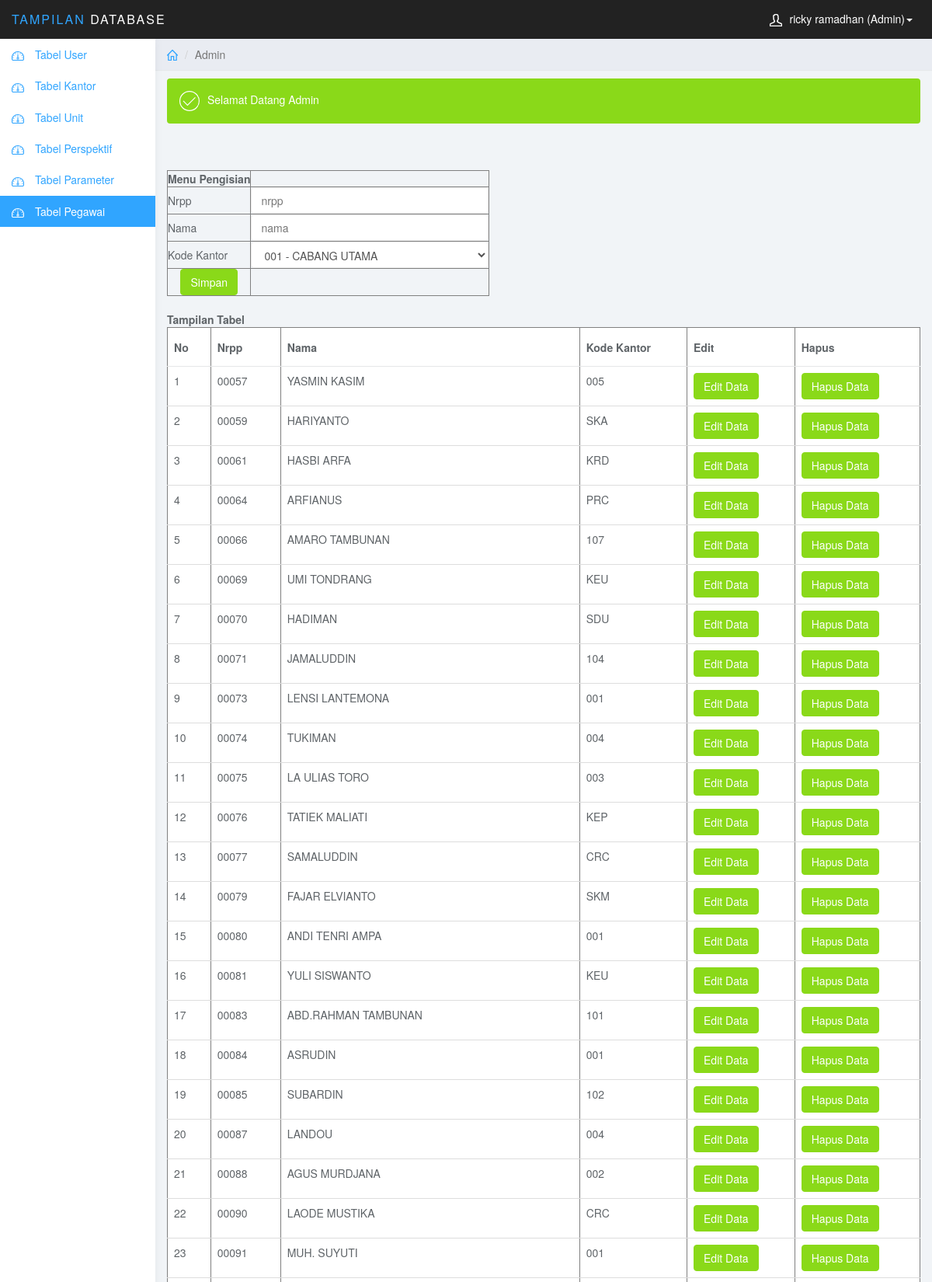
/penilaian_pegawai/admin/pegawai.php (signed in, upper part), run on the app's committed database.
### tables this page shows
CREATE TABLE `tbl_pegawai` (
  `nrpp` varchar(20) NOT NULL,
  `nama` varchar(70) NOT NULL,
  `kd_cabang` varchar(11) NOT NULL
);

### penilaian_pegawai/admin/pegawai.php (the view, shortened to what this page needs)
<!DOCTYPE html>
<html>
<head>
<link href="../user/css/bootstrap.min.css" rel="stylesheet">
<link href="../user/css/datepicker3.css" rel="stylesheet">
<link href="../user/css/styles.css" rel="stylesheet">
</head>
<body>
	<nav class="navbar navbar-inverse navbar-fixed-top" role="navigation">
		<div class="container-fluid">
			<div class="navbar-header">
				<a class="navbar-brand" href="#"><span>Tampilan</span> Database</a>
				<ul class="user-menu">
					<li class="dropdown pull-right">
						<a href="#" class="dropdown-toggle" data-toggle="dropdown"><svg class="glyph stroked male-user"><use xlink:href="#stroked-male-user"></use></svg><?php include'session.php'; echo $_SESSION['nama']; ?> (Admin)<span class="caret"></span></a>
					</li>
				</ul>
			</div>
		</div>
	</nav>
	<div id="sidebar-collapse" class="col-sm-3 col-lg-2 sidebar">
		<ul class="nav menu">
			<li class=""><a href="ubah.php" ><svg class="glyph stroked dashboard-dial"><use xlink:href="#stroked-dashboard-dial"></use></svg> Tabel User</a></li>
			<li class=""><a href="kantor.php"><svg class="glyph stroked dashboard-dial"><use xlink:href="#stroked-dashboard-dial"></use></svg> Tabel Kantor</a></li>
			<li class=""><a href="unit.php"><svg class="glyph stroked dashboard-dial"><use xlink:href="#stroked-dashboard-dial"></use></svg> Tabel Unit</a></li>
			<li class=""><a href="perspektif.php"><svg class="glyph stroked dashboard-dial"><use xlink:href="#stroked-dashboard-dial"></use></svg> Tabel Perspektif</a></li>
			<li class=""><a href="parameter.php"><svg class="glyph stroked dashboard-dial"><use xlink:href="#stroked-dashboard-dial"></use></svg> Tabel Parameter</a></li>
			<li class="active"><a href="pegawai.php"><svg class="glyph stroked dashboard-dial"><use xlink:href="#stroked-dashboard-dial"></use></svg> Tabel Pegawai</a></li>
  </ul>
	</div>
	<div class="col-sm-9 col-sm-offset-3 col-lg-10 col-lg-offset-2 main">
		<div class="row">
			<ol class="breadcrumb">
				<li><a href="#"><svg class="glyph stroked home"><use xlink:href="#stroked-home"></use></svg></a></li>
				<li class="active">Admin</li>
			</ol>
		</div>
		<div class="row">
			<div class="col-lg-12" style="margin-bottom: 10px;">
			</div>
		</div>
		<div class="row">
			<div class="col-lg-12">
				<div class="alert bg-success" role="alert">
					<svg class="glyph stroked checkmark"><use xlink:href="#stroked-checkmark"></use></svg>Selamat Datang Admin
				</div>
				<form action="" method="post">
                        <div class="table-responsive">
                                <table class="" border ="1">
                                    <tbody>
                                        <tr><td><center><strong>Menu Pengisian</strong></td></tr>
                                    	<tr><td>Nrpp        </td>
                                    	<td><input placeholder="nrpp" name="nrpp" class="form-control" type="text"></td></tr>
                                            <tr><br><td>Nama    </td>
                                    	<td><input placeholder="nama"  name="nama" class="form-control" type="text">
                                    		</td></tr>
                                        <tr><br><td>Kode Kantor    		  </td>
                                    	<td>
                                    		<select name="kd_cabang"  class="form-control">
                                    	<?php
											include '../config.php';
											$query = "SELECT * FROM tbl_kantor";
											$hasil = mysqli_query($konek,$query);
											while($data=mysqli_fetch_array($hasil)){
											  echo "<option value=$data[kd_kantor]>$data[kd_kantor] - $data[nm_kantor]</option>";
											}
											?></select></td></tr>
                                           <tr><td><center><button type="submit" class="btn btn-success" name="simpan">Simpan</button></td></tr>
                                    </tbody>
                        </table>
                        </div>
                    </div>
                </div>
				<br>
				<form action="" method="post">
                       <strong>Tampilan Tabel</strong>
                        <div class="table-responsive">
                                <table class="table " border="1">
                                    <thead>
                                        <tr>
                                        <th>No</th>
                                            <th>Nrpp</th>
                                            <th>Nama</th>
                                            <th>Kode Kantor</th>
                                       <th>Edit</th>
                                            <th>Hapus</th>
                                        </tr>
                                    </thead>
                                    <tbody>
                          <?php
                          echo '<tr>';
							include '../config.php';
							$i=0;
							$query = "SELECT * FROM tbl_pegawai";
							$hasil = mysqli_query($konek,$query);
							while($data = mysqli_fetch_array($hasil)){
								$i++;
					  		echo "<td class='txt-oflo'>".$i."</td>
					  			  <td class='txt-oflo'>".$data[0]."</td>
					  			  <td class='txt-oflo'>".$data[1]."</td>
					  			  <td class='txt-oflo'>".$data[2]."</td>
					  			  <td class='txt-oflo'><a class='btn btn-success' href='update_pegawai.php?id=$data[0]'>Edit Data</a></td>
							      <td class='txt-oflo'><a  class='btn btn-success' href='pegawai.php?tombol=delete&id=$data[0]'>
							       Hapus Data</a></td>
                            </tr>";
					}
					echo '</body>';
					?>
</body>
</html>

### penilaian_pegawai/user/css/styles.css (style rules this page uses)
body { background: #f1f4f7; padding-top: 50px; color: #5f6468; }
a, a:hover, a:focus { color: #30a5ff; }
.form-control { border: 1px solid #eee; box-shadow: none; }
.navbar-header .navbar-brand { color: #fff; font-size: 16px; text-transform: uppercase; font-weight: 500; letter-spacing: 2px; }
.navbar-header .navbar-brand span { color: #30a5ff; }
.btn-success, .btn-success:hover, .btn-success:focus, .btn-success:active, .btn-success.active, .open > .dropdown-toggle.btn-success, .btn-success.disabled, .btn-success[disabled], fieldset[disabled] .btn-success, .btn-success.disabled:hover, .btn-success[disabled]:hover, fieldset[disabled] .btn-success:hover, .btn-success.disabled:focus, .btn-success[disabled]:focus, fieldset[disabled] .btn-success:focus, .btn-success.disabled:active, .btn-success[disabled]:active, fieldset[disabled] .btn-success:active, .btn-success.disabled.active, .btn-success[disabled].active, fieldset[disabled] .btn-success.active { background-color: #8ad919; border-color: #8ad919; }
.bg-success { color: #fff; background-color: #8ad919; }
.navbar { border: 0; }
.user-menu { display: inline-block; margin-top: 14px; margin-right: 10px; float: right; list-style: none; padding: 0; }
.user-menu a { color: #fff; }
.sidebar { display: block; background-color: #fff; padding: 0; display: none; }
@media (min-width: 768px) { .sidebar { display: block; position: fixed; top: 50px; bottom: 0; left: 0; z-index: 1000; display: block; margin: 0; padding: 0; overflow-x: hidden; overflow-y: auto; background-color: #fff; box-shadow: 1px 0px 10px rgba(0, 0, 0, .05); } }
@media (min-width: 768px) { .navbar-header { width: 100%; } }
.sidebar ul.nav .active a, .sidebar ul.nav li.parent a.active, .sidebar ul.nav .active > a:hover, .sidebar ul.nav li.parent a.active:hover, .sidebar ul.nav .active > a:focus, .sidebar ul.nav li.parent a.active:focus { color: #fff; background-color: #30a5ff; }
.breadcrumb { border-radius: 0; padding: 10px 15px; background: #e9ecf2; box-shadow: 0 1px 1px rgba(0, 0, 0, .05); margin: 0 ; }
.table { background: #fff; }
.table>thead>tr>th { border-bottom: 1px solid #e6e7e8; vertical-align: middle; height: 50px; }
.sidebar .glyph, .user-menu .glyph { height: 16px; width: 16px; margin: 0 10px 0 0; stroke-width: 3px; }
.user-menu .glyph { stroke-width: 4px; }
.breadcrumb .glyph { height: 14px; width: 14px; margin: -2px 0 0 0; stroke-width: 4px; }
.alert .glyph, .panel-heading .glyph { width: 26px; height: 26px; margin: 0 10px 0 0; stroke-width: 2px; }

### data on the page
tbl_pegawai: nrpp "00057", nama "YASMIN KASIM", kd_cabang "005"
tbl_pegawai: nrpp "00059", nama "HARIYANTO", kd_cabang "SKA"
tbl_pegawai: nrpp "00061", nama "HASBI ARFA", kd_cabang "KRD"
tbl_pegawai: nrpp "00064", nama "ARFIANUS", kd_cabang "PRC"
tbl_pegawai: nrpp "00066", nama "AMARO TAMBUNAN", kd_cabang "107"
tbl_pegawai: nrpp "00069", nama "UMI TONDRANG", kd_cabang "KEU"
tbl_pegawai: nrpp "00070", nama "HADIMAN", kd_cabang "SDU"
tbl_pegawai: nrpp "00071", nama "JAMALUDDIN", kd_cabang "104"
tbl_pegawai: nrpp "00073", nama "LENSI LANTEMONA", kd_cabang "001"
tbl_pegawai: nrpp "00074", nama "TUKIMAN", kd_cabang "004"
tbl_pegawai: nrpp "00075", nama "LA ULIAS TORO", kd_cabang "003"
tbl_pegawai: nrpp "00076", nama "TATIEK MALIATI", kd_cabang "KEP"
tbl_pegawai: nrpp "00077", nama "SAMALUDDIN", kd_cabang "CRC"
tbl_pegawai: nrpp "00079", nama "FAJAR ELVIANTO", kd_cabang "SKM"
tbl_pegawai: nrpp "00080", nama "ANDI TENRI AMPA", kd_cabang "001"
tbl_pegawai: nrpp "00081", nama "YULI SISWANTO", kd_cabang "KEU"
tbl_pegawai: nrpp "00083", nama "ABD.RAHMAN TAMBUNAN", kd_cabang "101"
tbl_pegawai: nrpp "00084", nama "ASRUDIN", kd_cabang "001"
tbl_pegawai: nrpp "00085", nama "SUBARDIN", kd_cabang "102"
tbl_pegawai: nrpp "00087", nama "LANDOU", kd_cabang "004"
tbl_pegawai: nrpp "00088", nama "AGUS MURDJANA", kd_cabang "002"
tbl_pegawai: nrpp "00090", nama "LAODE MUSTIKA", kd_cabang "CRC"
tbl_pegawai: nrpp "00091", nama "MUH. SUYUTI", kd_cabang "001"

### other printed values
$_SESSION['nama'] "ricky ramadhan"
form field kd_cabang "001 - CABANG UTAMA"
